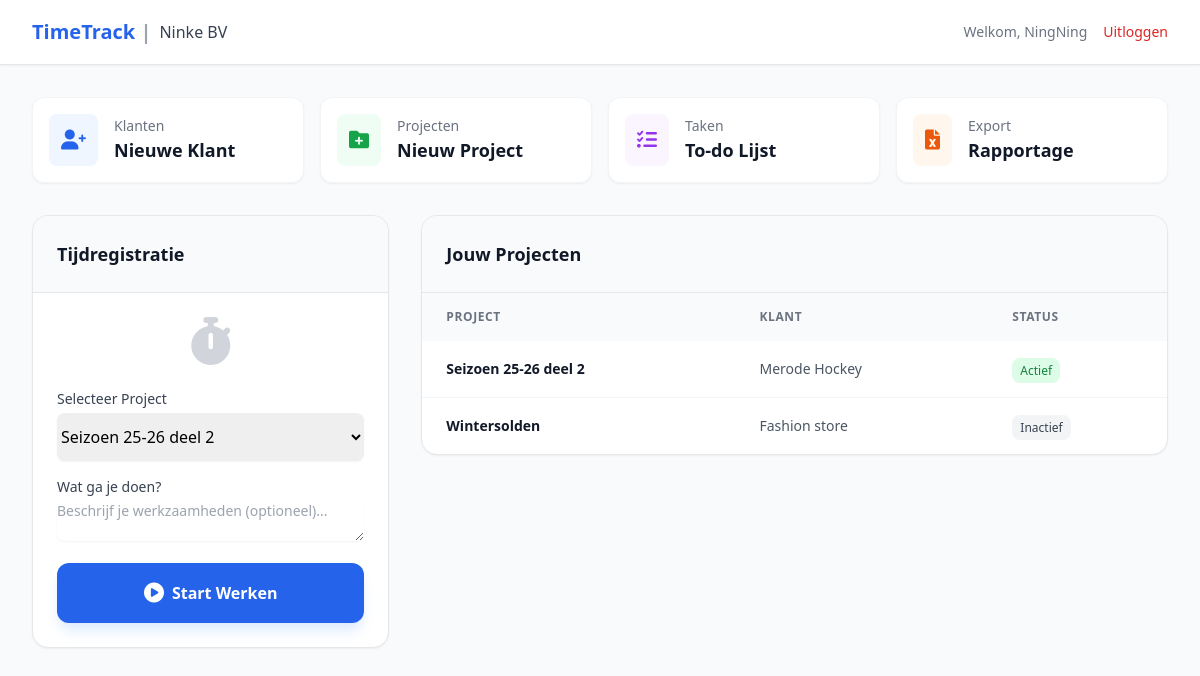
Screenshot of / (signed in) with the database file from the repository.
### time_reg_web/models.py (models this page shows, shortened)
class UserProfile(models.Model):
    user = models.OneToOneField(
        User, on_delete=models.CASCADE, related_name='profile'
    )
    company = models.ForeignKey(
        Company, on_delete=models.CASCADE, related_name='employees',
        null=True, blank=True
    )
    is_company_admin = models.BooleanField(
        default=False,
        help_text="Kan deze gebruiker andere gebruikers toevoegen aan dit bedrijf?"
    )

class Company(models.Model):
    name = models.CharField(max_length=100, verbose_name="Bedrijfsnaam")
    created_at = models.DateTimeField(auto_now_add=True)
    class Meta:
        verbose_name = "Bedrijf"
        verbose_name_plural = "Bedrijven"

class Project(models.Model):
    company = models.ForeignKey(Company, on_delete=models.CASCADE, related_name='projects')
    customer = models.ForeignKey(Customer, on_delete=models.CASCADE, related_name='projects')
    project_id = models.IntegerField()
    project_name = models.CharField(max_length=255)
    project_description = models.TextField(blank=True)
    start_date = models.DateField()
    end_date = models.DateField(null=True, blank=True)
    is_active = models.BooleanField(default=True)
    class Meta:
        unique_together = ('company', 'project_id')

class Customer(models.Model):
    company = models.ForeignKey(Company, on_delete=models.CASCADE, related_name='customers')
    customer_id = models.IntegerField()
    customer_name = models.CharField(max_length=255)
    customer_email = models.EmailField()
    class Meta:
        unique_together = ('company', 'customer_id')

### time_reg_web/views.py (the view)
# urls.py: path('', views.DashboardView.as_view(), name='dashboard'),
class DashboardView(TenantObjectMixin, ListView):
    model = Project
    template_name = 'dashboard/index.html'
    context_object_name = 'projects'
    def get_context_data(self, **kwargs):
        context = super().get_context_data(**kwargs)
        context['active_timer'] = TimeRegistry.objects.filter(user=self.request.user, end_time__isnull=True).first()
        if self.request.user.is_authenticated:
            context['customers'] = Customer.objects.filter(
                company=self.request.user.profile.company
            )
        return context

### time_reg_web/mixins.py (called while the page is built)
    def get_queryset(self):
        queryset = super().get_queryset()
        if not hasattr(self.request.user, 'profile') or not self.request.user.profile.company:
            return queryset.none()
        return queryset.filter(company=self.request.user.profile.company)

### time_reg_web/templates/dashboard/index.html (shortened to what this page needs)
<!DOCTYPE html>
<html lang="nl">
<head>
    <script src="https://cdn.tailwindcss.com"></script>
    <link rel="stylesheet" href="https://cdnjs.cloudflare.com/ajax/libs/font-awesome/6.0.0/css/all.min.css">
</head>
<body class="bg-gray-50 min-h-screen">
    <nav class="bg-white shadow-sm border-b border-gray-200">
        <div class="max-w-7xl mx-auto px-4 sm:px-6 lg:px-8">
            <div class="flex justify-between h-16">
                <div class="flex items-center">
                    <span class="text-xl font-bold text-blue-600">TimeTrack <span class="text-gray-400">|</span></span>
                    <span class="ml-2 font-medium text-gray-700">{{ user.profile.company.name }}</span>
                </div>
                <div class="flex items-center space-x-4">
                    <span class="text-sm text-gray-500">Welkom, {{ user.username }}</span>
                    <a href="{% url 'login' %}" class="text-sm font-medium text-red-600 hover:text-red-500">Uitloggen</a>
                </div>
            </div>
        </div>
    </nav>
    <main class="max-w-7xl mx-auto py-8 px-4 sm:px-6 lg:px-8">
        <div class="grid grid-cols-1 md:grid-cols-2 lg:grid-cols-4 gap-4 mb-8">
            <a href="{% url 'customer_create' %}" class="flex items-center p-4 bg-white rounded-xl shadow-sm border border-gray-100 hover:border-blue-500 transition-all group">
                <div class="p-3 rounded-lg bg-blue-50 text-blue-600 group-hover:bg-blue-600 group-hover:text-white transition-colors">
                    <i class="fas fa-user-plus text-xl"></i>
                </div>
                <div class="ml-4">
                    <p class="text-sm font-medium text-gray-500">Klanten</p>
                    <p class="text-lg font-bold text-gray-900">Nieuwe Klant</p>
                </div>
            </a>
            <a href="{% url 'project_create' %}" class="flex items-center p-4 bg-white rounded-xl shadow-sm border border-gray-100 hover:border-green-500 transition-all group">
                <div class="p-3 rounded-lg bg-green-50 text-green-600 group-hover:bg-green-600 group-hover:text-white transition-colors">
                    <i class="fas fa-folder-plus text-xl"></i>
                </div>
                <div class="ml-4">
                    <p class="text-sm font-medium text-gray-500">Projecten</p>
                    <p class="text-lg font-bold text-gray-900">Nieuw Project</p>
                </div>
            </a>
            <a href="#" class="flex items-center p-4 bg-white rounded-xl shadow-sm border border-gray-100 hover:border-purple-500 transition-all group">
                <div class="p-3 rounded-lg bg-purple-50 text-purple-600 group-hover:bg-purple-600 group-hover:text-white transition-colors">
                    <i class="fas fa-list-check text-xl"></i>
                </div>
                <div class="ml-4">
                    <p class="text-sm font-medium text-gray-500">Taken</p>
                    <p class="text-lg font-bold text-gray-900">To-do Lijst</p>
                </div>
            </a>
            <a href="{% url 'export' %}" class="flex items-center p-4 bg-white rounded-xl shadow-sm border border-gray-100 hover:border-orange-500 transition-all group">
                <div class="p-3 rounded-lg bg-orange-50 text-orange-600 group-hover:bg-orange-600 group-hover:text-white transition-colors">
                    <i class="fas fa-file-excel text-xl"></i>
                </div>
                <div class="ml-4">
                    <p class="text-sm font-medium text-gray-500">Export</p>
                    <p class="text-lg font-bold text-gray-900">Rapportage</p>
                </div>
            </a>
        </div>
        <div class="grid grid-cols-1 lg:grid-cols-3 gap-8">
            <div class="lg:col-span-1">
                <div class="bg-white rounded-2xl shadow-sm border border-gray-200 overflow-hidden">
                    <div class="p-6 bg-gray-50 border-b border-gray-200">
                        <h2 class="text-lg font-bold text-gray-900">Tijdregistratie</h2>
                    </div>
                    <div class="p-6">
                        {% if active_timer %}
                            <div class="text-center mb-6">
                                <p class="text-sm text-blue-600 font-bold mb-1 uppercase tracking-wider">Actief Project</p>
                                <p class="text-lg font-medium text-gray-900 mb-4">{{ active_timer.project.project_name }}</p>
                                <div class="text-5xl font-mono font-bold text-gray-800 tabular-nums" id="timer-display">00:00:00</div>
                                <p class="text-xs text-gray-400 mt-2">Gestart om: {{ active_timer.start_time|date:"H:i" }}</p>
                            </div>
                            <form action="{% url 'stop_timer' active_timer.id %}" method="POST" class="space-y-4">
                                {% csrf_token %}
                                <div>
                                    <label class="block text-sm font-medium text-gray-700 mb-1">Wat heb je gedaan?</label>
                                    <textarea name="description" rows="2"
                                        class="w-full rounded-lg border-gray-300 shadow-sm focus:border-red-500 focus:ring-red-500 text-sm"
                                        placeholder="Beschrijf je werkzaamheden (optioneel)...">{{ active_timer.description }}</textarea>
                                </div>
                                <button type="submit" class="w-full bg-red-600 text-white py-4 px-4 rounded-xl font-bold hover:bg-red-700 shadow-lg shadow-red-100 transition-all flex items-center justify-center">
                                    <i class="fas fa-stop-circle mr-2 text-xl"></i> Stop Timer
                                </button>
                            </form>
                            <script>
                                const startTime = new Date("{{ active_timer.start_time.isoformat }}");
                                function updateTimer() {
                                    const now = new Date();
                                    const diff = Math.floor((now - startTime) / 1000);
                                    const h = Math.floor(diff / 3600).toString().padStart(2, '0');
                                    const m = Math.floor((diff % 3600) / 60).toString().padStart(2, '0');
                                    const s = (diff % 60).toString().padStart(2, '0');
                                    document.getElementById('timer-display').innerText = `${h}:${m}:${s}`;
                                }
                                setInterval(updateTimer, 1000);
                                updateTimer();
                            </script>
                        {% else %}
                            <div class="text-center mb-6 text-gray-300">
                                <i class="fas fa-stopwatch text-5xl"></i>
                            </div>
                            <form action="{% url 'start_timer' %}" method="POST" class="space-y-4">
                                <div>
                                    <label class="block text-sm font-medium text-gray-700 mb-1">Selecteer Project</label>
                                    <select name="project" required class="w-full rounded-lg border-gray-300 shadow-sm focus:border-blue-500 focus:ring-blue-500 py-3">
                                        {% for project in projects %}
                                            <option value="{{ project.id }}">{{ project.project_name }}</option>
                                        {% empty %}
                                            <option disabled>Geen projecten gevonden</option>
                                        {% endfor %}
                                    </select>
                                </div>
                                <div>
                                    <label class="block text-sm font-medium text-gray-700 mb-1">Wat ga je doen?</label>
                                    <textarea name="description" rows="2"
                                        class="w-full rounded-lg border-gray-300 shadow-sm focus:border-red-500 focus:ring-red-500 text-sm"
                                        placeholder="Beschrijf je werkzaamheden (optioneel)..."></textarea>
                                </div>
                                <button type="submit" class="w-full bg-blue-600 text-white py-4 px-4 rounded-xl font-bold hover:bg-blue-700 shadow-lg shadow-blue-100 transition-all flex items-center justify-center">
                                    <i class="fas fa-play-circle mr-2 text-xl"></i> Start Werken
                                </button>
                            </form>
                        {% endif %}
                    </div>
                </div>
            </div>
            <div class="lg:col-span-2">
                <div class="bg-white rounded-2xl shadow-sm border border-gray-200 overflow-hidden">
                    <div class="p-6 bg-gray-50 border-b border-gray-200 flex justify-between items-center">
                        <h2 class="text-lg font-bold text-gray-900">Jouw Projecten</h2>
                    </div>
                    <div class="overflow-x-auto">
                        <table class="w-full text-left border-collapse">
                            <thead>
                                <tr class="text-xs font-semibold text-gray-500 uppercase tracking-wider bg-gray-50">
                                    <th class="px-6 py-4">Project</th>
                                    <th class="px-6 py-4">Klant</th>
                                    <th class="px-6 py-4">Status</th>
                                </tr>
                            </thead>
                            <tbody class="divide-y divide-gray-100">
                                {% for project in projects %}
                                <tr class="hover:bg-gray-50 transition-colors">
                                    <td class="px-6 py-4">
                                        <div class="text-sm font-bold text-gray-900">{{ project.project_name }}</div>
                                    </td>
                                    <td class="px-6 py-4 text-sm text-gray-600">
                                        {{ project.customer.customer_name }}
                                    </td>
                                    <td class="px-6 py-4">
                                        {% if project.is_active %}
                                            <span class="px-2 py-1 text-xs font-medium bg-green-100 text-green-700 rounded-lg">Actief</span>
                                        {% else %}
                                            <span class="px-2 py-1 text-xs font-medium bg-gray-100 text-gray-700 rounded-lg">Inactief</span>
                                        {% endif %}
                                    </td>
                                </tr>
                                {% empty %}
                                <tr>
                                    <td colspan="3" class="px-6 py-10 text-center text-gray-500 italic">
                                        Geen projecten gevonden.
                                    </td>
                                </tr>
                                {% endfor %}
                            </tbody>
                        </table>
                    </div>
                </div>
            </div>
        </div>
    </main>
</body>
</html>

### rows the page displays
Project: project_name "Seizoen 25-26 deel 2", customer.customer_name "Merode Hockey", is_active "Actief"
Project: project_name "Wintersolden", customer.customer_name "Fashion store", is_active "Inactief"

### other values shown
{{ user.profile.company.name }} "Ninke BV"
{{ user.username }} "NingNing"
form field project "Seizoen 25-26 deel 2"
